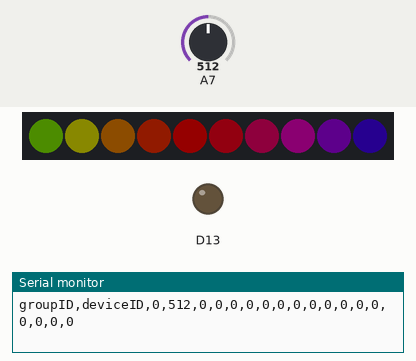
Bench run of a sketch on a simulated Adafruit Circuit Playground Express. Shown: 10 RGB LEDs in strip order, left to right, output pins drawn as LEDs (lit = HIGH), the last lines printed to the serial monitor. Inputs (shaded band) come from the test bench; at power-on: A7 = 512. Dim RGB values are drawn brighter than linear.

Above: at 0.1 s.
At 10.58 s:
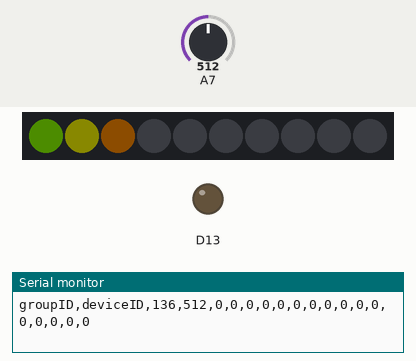

Measured:
- by itself, everything shown: repeats every 10.7 s, in 5 steps
- what the display in image 0 shows lasts 10.1 s, from 0.1 s to 10.2 s

The sketch:

seismo_circuit_playground_v3.ino
```cpp
/*

  Simple seismograph code designed for the Adafruit Circuit Playground board.
  See https://learn.adafruit.com/circuit-playground-lesson-number-0/intro
  for board specific details and tutorials.

  Basically this code just listens to analog pin 7 (#6 on the board) and
  lights up the onboard LEDs (NeoPixels).

  Code is written to be more or less as simple as possible while still making use
  of the NeoPixels which require a bit more syntax.

  Students are encouraged to hack this to make it more interesting, i.e. experiment
  with different colors or implement other features of the board.

  v3 contains serial function for talking to Excel plug-in.

  Arlo Emerson, 2016, Microsoft Edu Workshop

*/


// Library required to init the board and access the NeoPixels
#include <Adafruit_CircuitPlayground.h>

// Constants that appear in the serial message.
const String mDelimiter = ",";
const String GROUP_ID = "groupID";
const String DEVICE_ID = "deviceID";

// Will contain the string we send out to serial.
String mSerialMessage = "";

/*
  Change this to affect the range of the sensor readings. Ideally this matches the highest
  number the sensor will report, so that highest readings will light up all the LEDs.
  Setting this to numbers lower than the sensor readings will bias the LED meter to react
  stronger to lower readings. Play around with it to see.
  Note: the values returned from your seismometer depend among other things, the strength of the magnet,
  number of coil windings and any hysteresis and energy loss effects present in the circuit.
*/
static int mSensorCeiling = 22;


// In millis, each LED will stay lit for this duration before turning off.
static int mDecay = 50;

/*
  A variable to hold the sensor reading. This gets set each time loop() fires and is
  needed so we can turn off the NeoPixels one by one before lighting them up again to the
  new sensor reading.
*/
int mPreviousMax = 0;

// Setup function where we initialize both serial communications and the board.
void setup()
{
  // Enable serial communications.
  Serial.begin(9600);

  // Init the board.
  CircuitPlayground.begin();

  // This turns off all the NeoPixels should anything be lit.
  CircuitPlayground.clearPixels();
}


// Main loop runs repeatedly.
void loop()
{
  // Local variable to hold the reading coming from A7 (the pin is labeled "#6" on the board).
  int sensorReading = analogRead(A7);

  // This stuff is for setting up the packet of data we need to send to Excel via the serial port
  mSerialMessage = getHeaderMessage(); // init the string with our header data
  mSerialMessage += sensorReading; // add the sensor reading
  mSerialMessage += getBodyMessage(); // this will fill out the remaining available data slots with zeros.

  /*
    No activity will probably be 0, so lets filter on that and only print
    when the sensorReading is 1 or more.
  */
  if (sensorReading > 0)
  {
    Serial.println( mSerialMessage ); // Print out the sensor reading.
  }

  /*
    Local variable that holds a remapped value from the sensor (from within a range of 0 to
    whatever we set mSensorCeiling to) which is returned as something from 0 to 9 (a range of 10 possible
    numbers), allowing us to light up the 10 NeoPixels on the board.
  */
  int maxAmount = map(sensorReading, 0, mSensorCeiling, 0, 9  );

  /*
    Starting with the maximum number of lights that were previously lit
    (and presumably still lit), turn them off one by one.
  */
  for (int i = mPreviousMax; i >= 0; i--) // count backwards starting at mPreviousMax
  {
    // Set the pixel color to 0,0,0 (no light) for each LED (i).
    CircuitPlayground.strip.setPixelColor(i, 0, 0, 0 );

    // Call show() after setting color.
    CircuitPlayground.strip.show();

    // Introduce a delay so the lights animate off rather than all at once
    delay(mDecay);
  }

  // Light up each LED starting with the first LED and working up to whatever the maxAmount is.
  for (int i = 0; i <= maxAmount; i++)
  {
    /*
      Set the pixel color using the color wheel.
      The Wheel function takes a byte as its sole parameter and returns an unsigned int,
      the format setPixelColor needs to set the color.
      Note we are deriving the input value to Wheel using the map function. Here we use i
      as our input, 0 through 9 as our boundary, and returning a proportional number between 30 and 150.
      Experiment with changing the last two value to tweak the colors.
    */
    CircuitPlayground.strip.setPixelColor(i, Wheel(   map(i, 0, 9, 30, 150)   )  );

    // Call show() after setting color.
    CircuitPlayground.strip.show();
  }

  // Set member variable mPreviousMax to hold whatever maxAmount is.
  mPreviousMax = maxAmount;

  // Introduce a 10 millisecond delay to regulate timing of the main loop.
  delay(10);
}


// Input a value 0 to 255 to get a color value. A byte holds values from 0 to 255.
// The colors are a transition r - g - b - back to r.
// Wheel returns an unsigned int which could be any number in this range:
// [0-4294967295] or equivalently [0x00000000-0xFFFFFFFF]
uint32_t Wheel(byte pWheelPos)
{
  if (pWheelPos < 85)
  {
    return CircuitPlayground.strip.Color(pWheelPos * 3, 255 - pWheelPos * 3, 0);
  }
  else if (pWheelPos < 170)
  {
    pWheelPos -= 85;
    return CircuitPlayground.strip.Color(255 - pWheelPos * 3, 0, pWheelPos * 3);
  }
  else
  {
    pWheelPos -= 170;
    return CircuitPlayground.strip.Color(0, pWheelPos * 3, 255 - pWheelPos * 3);
  }
}

/*
   Each message to the Excel add-in needs to have these parameters
*/
String getHeaderMessage()
{
  String tmpString = GROUP_ID;
  tmpString += mDelimiter;
  tmpString += DEVICE_ID;
  tmpString += mDelimiter;
  tmpString += millis();
  tmpString += mDelimiter;
  return tmpString;
}

/*
   Fill out the body of the message.
   The excel add-in may or may not handle an incomplete message so we're adding them here.
*/
String getBodyMessage()
{
  String tmpString = mDelimiter;
  int loopLength = 16; //we are spoofing the values for N data point
  for (int i = 0; i < loopLength; i++)
  {
    tmpString += ("0" + (i < loopLength - 1 ? mDelimiter : ""));
  }
  return tmpString;
}
```
